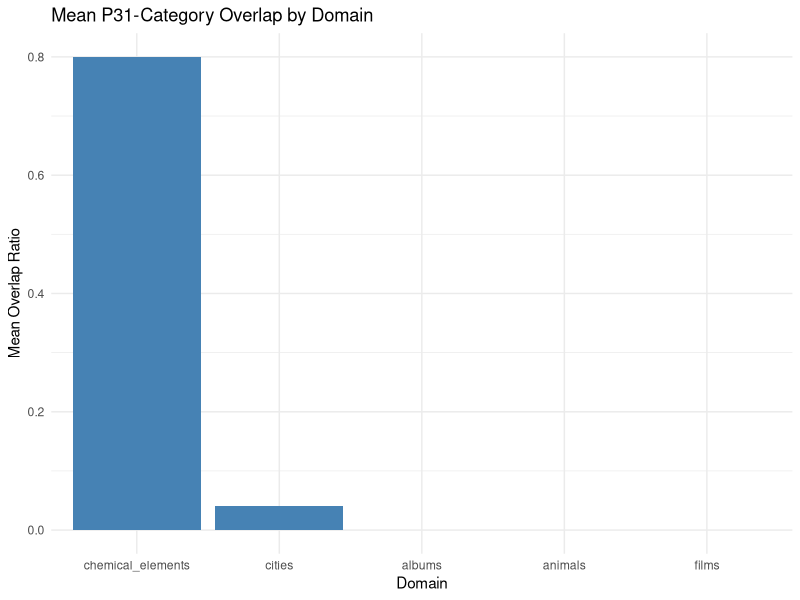
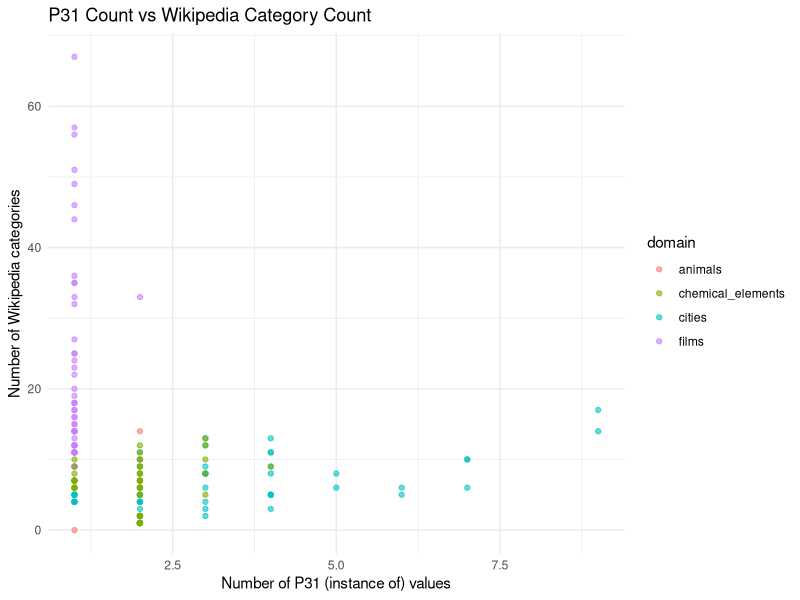
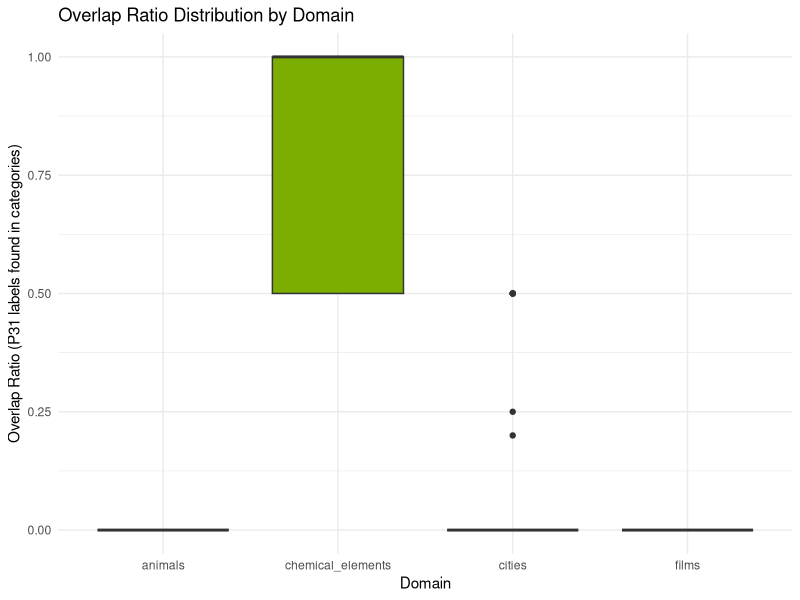

Reproduce these figures in R, in order.
## ---- chunk 1
library(ggplot2)

summary <- read.csv("../data/processed/domain_summary.csv")

ggplot(summary, aes(x = reorder(domain, -mean_overlap_ratio), y = mean_overlap_ratio)) +
  geom_col(fill = "steelblue") +
  labs(
    title = "Mean P31-Category Overlap by Domain",
    x = "Domain",
    y = "Mean Overlap Ratio"
  ) +
  theme_minimal()
## ---- chunk 2
df <- read.csv("../data/processed/ontology_comparison.csv")

ggplot(df, aes(x = p31_count, y = category_count, color = domain)) +
  geom_point(alpha = 0.6) +
  labs(
    title = "P31 Count vs Wikipedia Category Count",
    x = "Number of P31 (instance of) values",
    y = "Number of Wikipedia categories"
  ) +
  theme_minimal()
## ---- chunk 3
ggplot(df, aes(x = domain, y = overlap_ratio, fill = domain)) +
  geom_boxplot() +
  labs(
    title = "Overlap Ratio Distribution by Domain",
    x = "Domain",
    y = "Overlap Ratio (P31 labels found in categories)"
  ) +
  theme_minimal() +
  theme(legend.position = "none")
## ---- chunk 4
if ("total_hops" %in% colnames(df)) {
  converged <- df[df$total_hops >= 0, ]

  ggplot(converged, aes(x = domain, y = total_hops, fill = domain)) +
    geom_boxplot() +
    labs(
      title = "Hop Distance to Convergence by Domain",
      x = "Domain",
      y = "Total Hops (Wikidata + Wikipedia)"
    ) +
    theme_minimal() +
    theme(legend.position = "none")
} else {
  cat("Hop distance data not yet available — re-run the pipeline to generate it.")
}
## ---- chunk 5
if ("total_hops" %in% colnames(df)) {
  ggplot(converged, aes(x = hops_wikidata, y = hops_wikipedia, color = domain)) +
    geom_jitter(width = 0.2, height = 0.2, alpha = 0.6) +
    labs(
      title = "Wikidata Hops vs Wikipedia Hops to Convergence",
      x = "Hops up P279 hierarchy (Wikidata)",
      y = "Hops up parent categories (Wikipedia)"
    ) +
    theme_minimal()
}
## ---- chunk 6
if ("total_hops" %in% colnames(df)) {
  # Convergence rate per domain
  conv_rate <- aggregate(
    total_hops ~ domain,
    data = df,
    FUN = function(x) mean(x >= 0)
  )
  colnames(conv_rate)[2] <- "convergence_rate"

  ggplot(conv_rate, aes(x = reorder(domain, -convergence_rate), y = convergence_rate)) +
    geom_col(fill = "coral") +
    labs(
      title = "Convergence Rate by Domain",
      subtitle = "Fraction of items where Wikidata and Wikipedia hierarchies converge within 5 hops",
      x = "Domain",
      y = "Convergence Rate"
    ) +
    scale_y_continuous(labels = scales::percent_format()) +
    theme_minimal()
}
